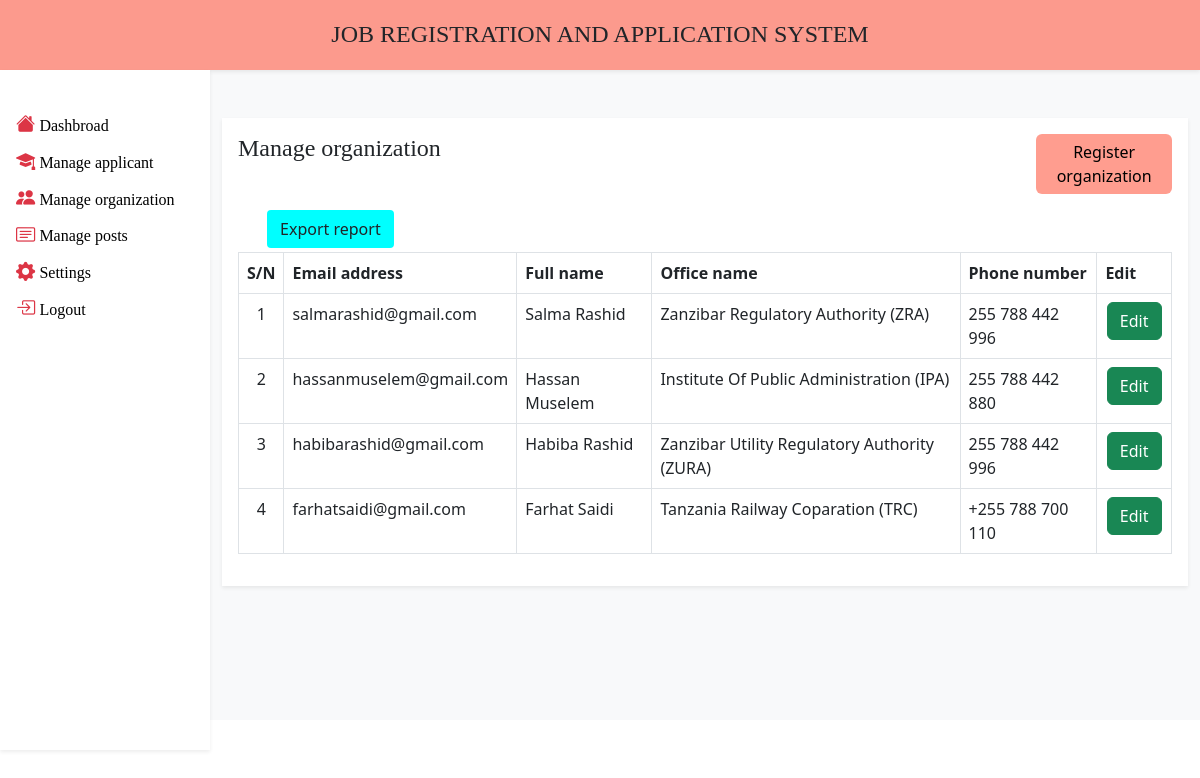
/admin/manageOrganization.php (signed in), run on the app's committed database.
### tables this page shows
CREATE TABLE `organization` (
  `id` int(11) NOT NULL,
  `email` varchar(35) NOT NULL,
  `firstName` varchar(30) NOT NULL,
  `lastName` varchar(25) NOT NULL,
  `phoneNumber` varchar(20) NOT NULL,
  `officeName` varchar(50) NOT NULL
);

### admin/manageOrganization.php (the view, shortened to what this page needs)
<?php include_once "topHeader.php"; ?>
            <div class='container-fluid mt-5'>
                    <div class="card border-0 shadow-sm rounded-0">
                      <div class="card-body">
                        <div class="row">
                          <div class="col-md-10">
                            <p class="h4 font-f">Manage organization </p>
                          </div>
                          <div class="col-md-2">
                            <a href="addOrg.php" class="btn btn-primary mb-3 text-black border-0 border-2" style="background-color:rgba(255, 93, 69, 0.6);">Register organization</a>
                          </div>
                        </div>
                        <table class='table table-hover table-bordered mt-1' id="post-table">
                          <thead>
                            <tr>
                              <th width='1%'>S/N</th>
                              <th >Email address</th>
                              <th >Full name</th>
                              <th>Office name</th>
                              <th>Phone number</th>
                              <th width='8%'>Edit</th>
                            </tr>
                          </thead>
                          <tbody>
                          <div class="col-md-2 text-end">
                    <button  style="background-color:cyan;" onclick="downloadCSV()" class="btn btn-download rounded-1">Export report</button>
                </div>
                          <?php
                              $no =  1;
                              $org = mysqli_query($con,"select * from organization ");
                              while ($query = mysqli_fetch_array($org)) {
                            ?>
                              <tr >
                                      <td class='text-center'><?php echo $no; ?></td>
                                        <td> <?php echo $query['email']; ?></td>
                                        <td><?php echo ucwords($query['firstName']." ".$query['lastName']); ?></td>
                                        <td><?php echo ucwords($query['officeName']); ?></td>
                                        <td><?php echo $query['phoneNumber']; ?></td>
                                        <td class='text-center'>
                                          <a href="addOrg.php?edit=<?php echo $query['id']; ?>&em=<?php  echo $query['email'] ?>&fn=<?php echo $query['firstName']; ?>&ln=<?php  echo $query['lastName'] ?>&of=<?php echo $query['officeName']; ?>&pn=<?php  echo $query['phoneNumber'] ?>"  class='btn btn-success' >Edit</a>
                                        </td>
                              </tr>
                            <?php $no += 1; }?>
                          </tbody>
                        </table>
                      </div>
                    </div>
                </div>
            </div>
        </div>
</body>
</html>

### assets/css/style.css (style rules this page uses)
.font-f { font-family: initial; }

### data on the page
organization: email "salmarashid@gmail.com", firstName+lastName "Salma Rashid", officeName "Zanzibar Regulatory Authority (ZRA)", phoneNumber "255 788 442 996"
organization: email "hassanmuselem@gmail.com", firstName+lastName "Hassan Muselem", officeName "Institute Of Public Administration (IPA)", phoneNumber "255 788 442 880"
organization: email "habibarashid@gmail.com", firstName+lastName "Habiba Rashid", officeName "Zanzibar Utility Regulatory Authority (ZURA)", phoneNumber "255 788 442 996"
organization: email "farhatsaidi@gmail.com", firstName+lastName "Farhat Saidi", officeName "Tanzania Railway Coparation (TRC)", phoneNumber "+255 788 700 110"
